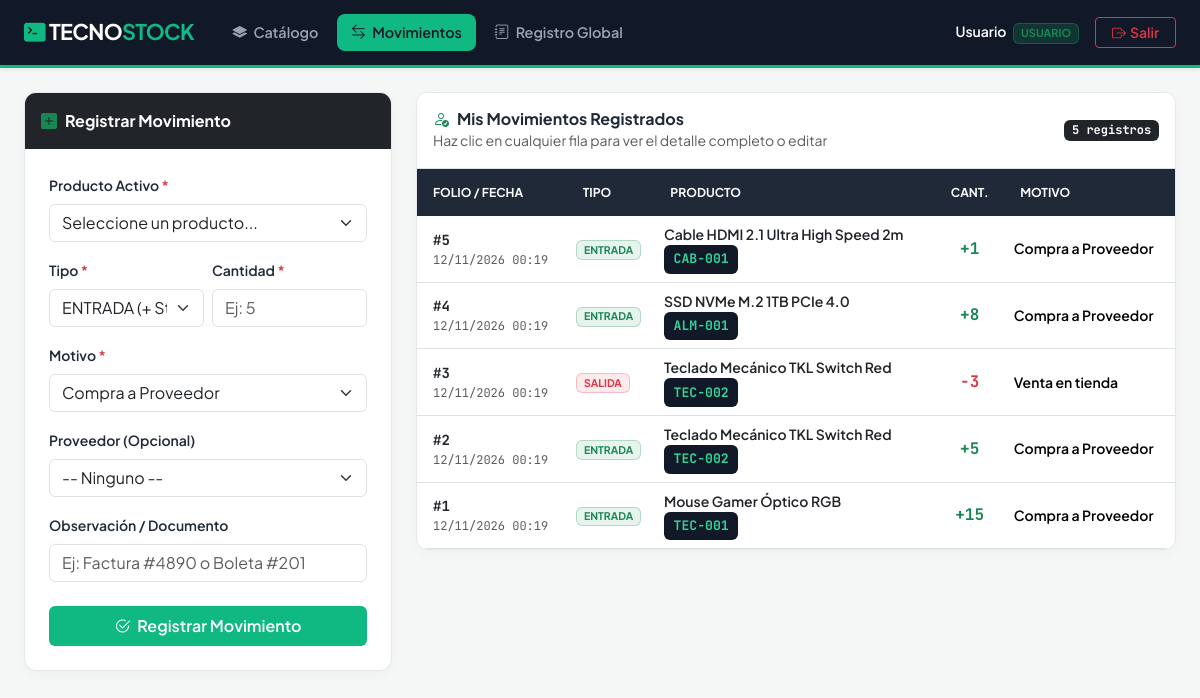
/movimientos.php?error=no_autorizado (signed in), run on the app's committed database.
### tables this page shows
CREATE TABLE movimiento (
    id_movimiento INT AUTO_INCREMENT PRIMARY KEY,
    fecha_hora DATETIME NOT NULL DEFAULT CURRENT_TIMESTAMP,
    tipo TINYINT(1) NOT NULL CHECK (tipo IN (1, 2)),
    motivo VARCHAR(100) NOT NULL,
    cantidad INT NOT NULL CHECK (cantidad > 0),
    observacion VARCHAR(255) DEFAULT NULL,
    editado TINYINT(1) NOT NULL DEFAULT 0,
    fecha_edicion DATETIME DEFAULT NULL,
    id_producto INT NOT NULL,
    id_usuario INT NOT NULL,
    id_proveedor INT DEFAULT NULL,
    CONSTRAINT fk_movimiento_producto FOREIGN KEY (id_producto)
        REFERENCES producto(id_producto)
        ON UPDATE CASCADE
        ON DELETE RESTRICT,
    CONSTRAINT fk_movimiento_usuario FOREIGN KEY (id_usuario)
        REFERENCES usuario(id_usuario)
        ON UPDATE CASCADE
        ON DELETE RESTRICT,
    CONSTRAINT fk_movimiento_proveedor FOREIGN KEY (id_proveedor)
        REFERENCES proveedor(id_proveedor)
        ON UPDATE CASCADE
        ON DELETE RESTRICT
);

CREATE TABLE producto (
    id_producto INT AUTO_INCREMENT PRIMARY KEY,
    codigo VARCHAR(30) NOT NULL UNIQUE,
    nombre VARCHAR(120) NOT NULL,
    descripcion VARCHAR(255) DEFAULT NULL,
    imagen VARCHAR(255) DEFAULT NULL,
    precio INT NOT NULL CHECK (precio >= 0),
    stock_actual INT NOT NULL DEFAULT 0 CHECK (stock_actual >= 0),
    stock_minimo INT NOT NULL DEFAULT 0 CHECK (stock_minimo >= 0),
    estado TINYINT(1) NOT NULL DEFAULT 1,
    id_categoria INT NOT NULL,
    id_proveedor INT DEFAULT NULL,
    CONSTRAINT fk_producto_categoria FOREIGN KEY (id_categoria)
        REFERENCES categoria(id_categoria)
        ON UPDATE CASCADE
        ON DELETE RESTRICT,
    CONSTRAINT fk_producto_proveedor FOREIGN KEY (id_proveedor)
        REFERENCES proveedor(id_proveedor)
        ON UPDATE CASCADE
        ON DELETE RESTRICT
);

### config/auth.php (called while the page is built, shortened)
<?php
function obtenerNombreRol(int $rol): string {
    return $rol === 1 ? 'Administrador' : 'Usuario';
}

### movimientos.php (the view, shortened to what this page needs)
<?php
require_once 'config/conexion.php';
require_once 'config/auth.php';
$idUsuario     = (int)$_SESSION['id_usuario'];
$rolUsuario    = (int)$_SESSION['rol'];
$nombreUsuario = $_SESSION['nombre'];
$stmtMisMovs = $pdo->prepare("
    SELECT m.*, p.codigo AS prod_codigo, p.nombre AS prod_nombre, p.imagen AS prod_imagen,
           pr.razon_social AS proveedor_nombre
    FROM movimiento m
    INNER JOIN producto p ON m.id_producto = p.id_producto
    LEFT JOIN proveedor pr ON m.id_proveedor = pr.id_proveedor
    WHERE m.id_usuario = :id_u
    ORDER BY m.fecha_hora DESC, m.id_movimiento DESC
");
$stmtMisMovs->execute(['id_u' => $idUsuario]);
$misMovimientos = $stmtMisMovs->fetchAll();
?>
<!DOCTYPE html>
<html lang="es">
<head>
    <link href="https://cdn.jsdelivr.net/npm/bootstrap@5.3.3/dist/css/bootstrap.min.css" rel="stylesheet">
    <link href="https://cdn.jsdelivr.net/npm/bootstrap-icons@1.11.3/font/bootstrap-icons.min.css" rel="stylesheet">
</head>
<body>
<header class="top-header sticky-top shadow-sm">
    <div class="container-fluid px-4 d-flex flex-wrap align-items-center justify-content-between">
        <div class="d-flex align-items-center gap-3 flex-wrap">
            <a href="index.php" class="brand-logo me-2"><i class="bi bi-terminal-fill brand-dot me-1"></i>TECNO<span class="brand-dot">STOCK</span></a>
            <nav class="d-flex gap-1 flex-wrap align-items-center">
                <a href="index.php" class="nav-pill-custom"><i class="bi bi-layers-fill me-1"></i> Catálogo</a>
                <a href="movimientos.php" class="nav-pill-custom active"><i class="bi bi-arrow-left-right me-1"></i> Movimientos</a>
                <a href="historial_movimientos.php" class="nav-pill-custom"><i class="bi bi-journal-text me-1"></i> Registro Global</a>
            </nav>
        </div>
        <div class="d-flex align-items-center gap-3">
            <span class="text-white small fw-semibold d-none d-md-inline">
                <?= htmlspecialchars($nombreUsuario) ?>
                <span class="badge bg-success bg-opacity-25 text-success border border-success border-opacity-50 ms-1" style="font-size: 0.68rem;">
                    <?= strtoupper(obtenerNombreRol($rolUsuario)) ?>
                </span>
            </span>
            <a href="logout.php" class="btn btn-sm btn-outline-danger px-3 fw-semibold"><i class="bi bi-box-arrow-right me-1"></i>Salir</a>
        </div>
    </div>
</header>
<main class="container-fluid px-4 py-4" style="max-width: 1400px;">
    <div class="row g-4">
        <div class="col-lg-4">
            <div class="panel-card">
                <div class="p-3 bg-dark text-white fw-bold">
                    <i class="bi bi-plus-square-fill text-success me-2"></i>Registrar Movimiento
                </div>
                <div class="p-4">
                    <form method="POST" id="formMovimiento" novalidate>
                        <div class="mb-3">
                            <label for="id_producto" class="form-label fw-semibold small">Producto Activo <span class="text-danger">*</span></label>
                            <select class="form-select" id="id_producto" name="id_producto" required>
                                <option value="" data-stock="0" data-nombre="">Seleccione un producto...</option>
                            </select>
                        </div>
                        <div class="row g-2 mb-3">
                            <div class="col-md-6">
                                <label for="tipo" class="form-label fw-semibold small">Tipo <span class="text-danger">*</span></label>
                                <select class="form-select" id="tipo" name="tipo" required>
                                    <option value="1">ENTRADA (+ Stock)</option>
                                </select>
                            </div>
                            <div class="col-md-6">
                                <label for="cantidad" class="form-label fw-semibold small">Cantidad <span class="text-danger">*</span></label>
                                <input type="number" class="form-control" id="cantidad" name="cantidad" min="1" step="1" placeholder="Ej: 5" required>
                            </div>
                        </div>
                        <div class="mb-3">
                            <label for="motivo" class="form-label fw-semibold small">Motivo <span class="text-danger">*</span></label>
                            <select class="form-select" id="motivo" name="motivo" required>
                                <option value="Compra a Proveedor">Compra a Proveedor</option>
                            </select>
                        </div>
                        <div class="mb-3" id="bloqueProveedor">
                            <label for="id_proveedor" class="form-label fw-semibold small">Proveedor (Opcional)</label>
                            <select class="form-select" id="id_proveedor" name="id_proveedor">
                                <option value="">-- Ninguno --</option>
                            </select>
                        </div>
                        <div class="mb-4">
                            <label for="observacion" class="form-label fw-semibold small">Observación / Documento</label>
                            <input type="text" class="form-control" id="observacion" name="observacion" placeholder="Ej: Factura #4890 o Boleta #201">
                        </div>
                        <button type="button" class="btn btn-emerald w-100 py-2" onclick="validarYConfirmarMovimiento()">
                            <i class="bi bi-check2-circle me-1"></i> Registrar Movimiento
                        </button>
                    </form>
                </div>
            </div>
        </div>
        <div class="col-lg-8">
            <div class="panel-card">
                <div class="p-3 bg-white border-bottom d-flex justify-content-between align-items-center">
                    <div>
                        <h6 class="fw-bold mb-0"><i class="bi bi-person-check text-success me-2"></i>Mis Movimientos Registrados</h6>
                        <small class="text-muted">Haz clic en cualquier fila para ver el detalle completo o editar</small>
                    </div>
                    <span class="badge bg-dark mono"><?= count($misMovimientos) ?> registros</span>
                </div>
                <div class="table-responsive">
                    <table class="table table-hover align-middle mb-0 small">
                        <thead>
                            <tr>
                                <th class="ps-3">Folio / Fecha</th>
                                <th>Tipo</th>
                                <th>Producto</th>
                                <th class="text-center">Cant.</th>
                                <th>Motivo</th>
                            </tr>
                        </thead>
                        <tbody>
                            <?php if (empty($misMovimientos)): ?>
                                <tr><td colspan="5" class="text-center py-4 text-muted">Aún no has registrado movimientos.</td></tr>
                            <?php else: ?>
                                <?php foreach ($misMovimientos as $m): ?>
                                    <tr class="fila-clicable" onclick='abrirDetalleMovimiento(<?= json_encode([
                                        "id"            => $m["id_movimiento"],
                                        "fecha"         => date("d/m/Y H:i", strtotime($m["fecha_hora"])),
                                        "tipo"          => (int)$m["tipo"],
                                        "codigo"        => $m["prod_codigo"],
                                        "producto"      => $m["prod_nombre"],
                                        "imagen"        => $m["prod_imagen"] ?? "",
                                        "cantidad"      => (int)$m["cantidad"],
                                        "motivo"        => $m["motivo"],
                                        "obs"           => $m["observacion"] ?? "Sin observaciones",
                                        "proveedor"     => $m["proveedor_nombre"] ?? "No aplica",
                                        "usuario"       => $nombreUsuario,
                                        "es_mio"        => true,
                                        "editado"       => (int)$m["editado"],
                                        "fecha_edicion" => $m["fecha_edicion"] ? date("d/m/Y H:i", strtotime($m["fecha_edicion"])) : ""
                                    ], JSON_HEX_APOS | JSON_HEX_QUOT) ?>)'>
                                        <td class="ps-3">
                                            <span class="fw-bold mono text-dark">#<?= $m['id_movimiento'] ?></span>
                                            <div class="text-muted mono" style="font-size: 0.75rem;"><?= date('d/m/Y H:i', strtotime($m['fecha_hora'])) ?></div>
                                        </td>
                                        <td>
                                            <?php if ((int)$m['tipo'] === 1): ?>
                                                <span class="badge bg-success bg-opacity-10 text-success border border-success border-opacity-25">ENTRADA</span>
                                            <?php else: ?>
                                                <span class="badge bg-danger bg-opacity-10 text-danger border border-danger border-opacity-25">SALIDA</span>
                                            <?php endif; ?>
                                        </td>
                                        <td>
                                            <div class="fw-semibold text-dark"><?= htmlspecialchars($m['prod_nombre']) ?></div>
                                            <span class="sku-tag mono"><?= htmlspecialchars($m['prod_codigo']) ?></span>
                                        </td>
                                        <td class="text-center fw-bold fs-6 mono <?= (int)$m['tipo'] === 1 ? 'text-success' : 'text-danger' ?>">
                                            <?= (int)$m['tipo'] === 1 ? '+' : '-' ?><?= $m['cantidad'] ?>
                                        </td>
                                        <td class="fw-semibold"><?= htmlspecialchars($m['motivo']) ?></td>
                                    </tr>
                                <?php endforeach; ?>
                            <?php endif; ?>
                        </tbody>
                    </table>
                </div>
            </div>
        </div>
    </div>
</main>
</body>
</html>

### movimientos.php (style rules this page uses)
body { font-family: 'Plus Jakarta Sans', sans-serif; background-color: #f4f7f6; color: #1f2937; }
.mono { font-family: 'JetBrains Mono', monospace; }
.top-header { background-color: #111827; border-bottom: 3px solid #10b981; padding: 0.85rem 0; }
.brand-logo { font-weight: 700; font-size: 1.35rem; color: #ffffff; text-decoration: none; letter-spacing: -0.03em; }
.brand-dot { color: #10b981; }
.nav-pill-custom { color: #9ca3af; text-decoration: none; font-weight: 600; font-size: 0.9rem; padding: 0.5rem 0.9rem; border-radius: 8px; }
.nav-pill-custom.active { color: #111827; background-color: #10b981; }
.btn-emerald { background-color: #10b981; color: #fff; font-weight: 600; border: none; }
.panel-card { background: #fff; border-radius: 12px; border: 1px solid #e5e7eb; box-shadow: 0 4px 12px rgba(0,0,0,0.03); overflow: hidden; }
.table thead th { background-color: #1f2937; color: #f9fafb; font-size: 0.76rem; text-transform: uppercase; padding: 0.9rem; border: none; }
.sku-tag { background-color: #111827; color: #34d399; padding: 0.28rem 0.6rem; border-radius: 6px; font-size: 0.82rem; font-weight: 700; display: inline-block; white-space: nowrap; }
.fila-clicable { cursor: pointer; transition: background 0.15s; }

### data on the page
movimiento: id_movimiento "5", fecha_hora "12/11/2026 00:19", tipo "ENTRADA", id_producto.nombre "Cable HDMI 2.1 Ultra High Speed 2m", id_producto.codigo "CAB-001", cantidad "1", motivo "Compra a Proveedor"
movimiento: id_movimiento "4", fecha_hora "12/11/2026 00:19", tipo "ENTRADA", id_producto.nombre "SSD NVMe M.2 1TB PCIe 4.0", id_producto.codigo "ALM-001", cantidad "8", motivo "Compra a Proveedor"
movimiento: id_movimiento "3", fecha_hora "12/11/2026 00:19", tipo "SALIDA", id_producto.nombre "Teclado Mecánico TKL Switch Red", id_producto.codigo "TEC-002", cantidad "3", motivo "Venta en tienda"
movimiento: id_movimiento "2", fecha_hora "12/11/2026 00:19", tipo "ENTRADA", id_producto.nombre "Teclado Mecánico TKL Switch Red", id_producto.codigo "TEC-002", cantidad "5", motivo "Compra a Proveedor"
movimiento: id_movimiento "1", fecha_hora "12/11/2026 00:19", tipo "ENTRADA", id_producto.nombre "Mouse Gamer Óptico RGB", id_producto.codigo "TEC-001", cantidad "15", motivo "Compra a Proveedor"

### other printed values
$nombreUsuario "Usuario"
obtenerNombreRol($rolUsuario) "USUARIO"
count($misMovimientos) "5"
